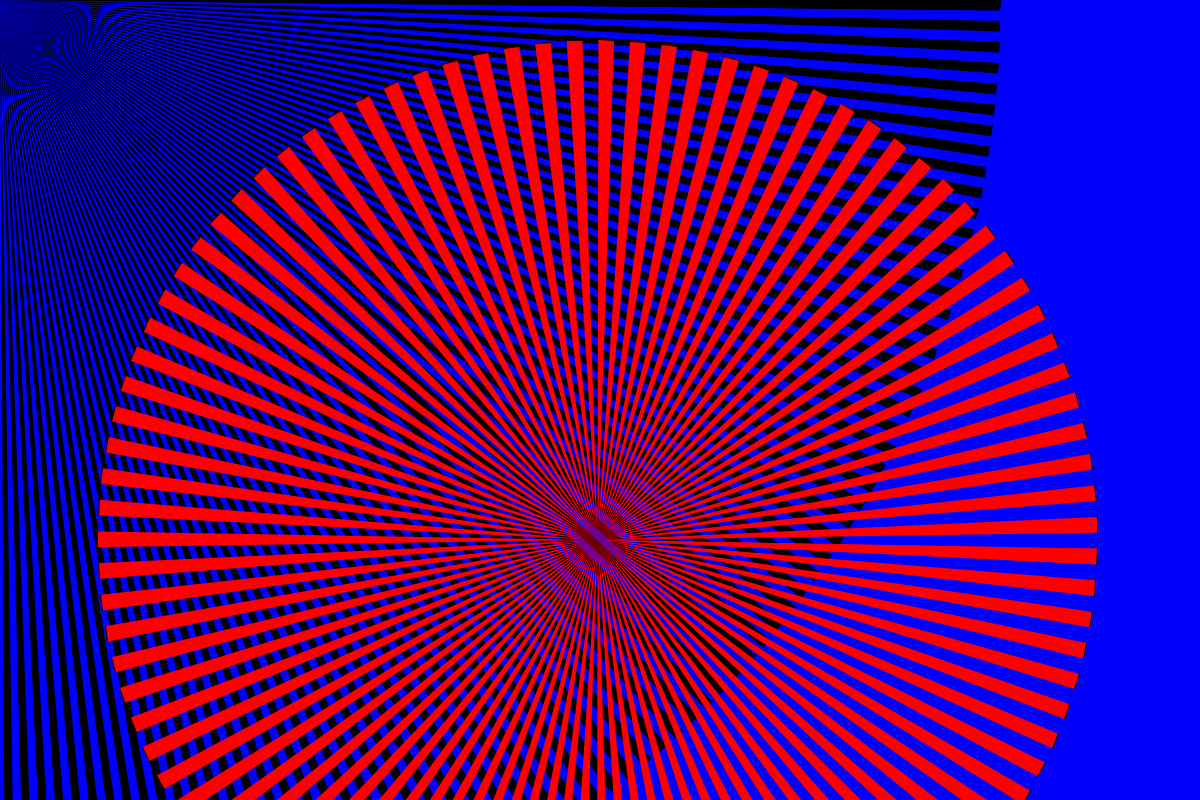
Frame 1 (no input)
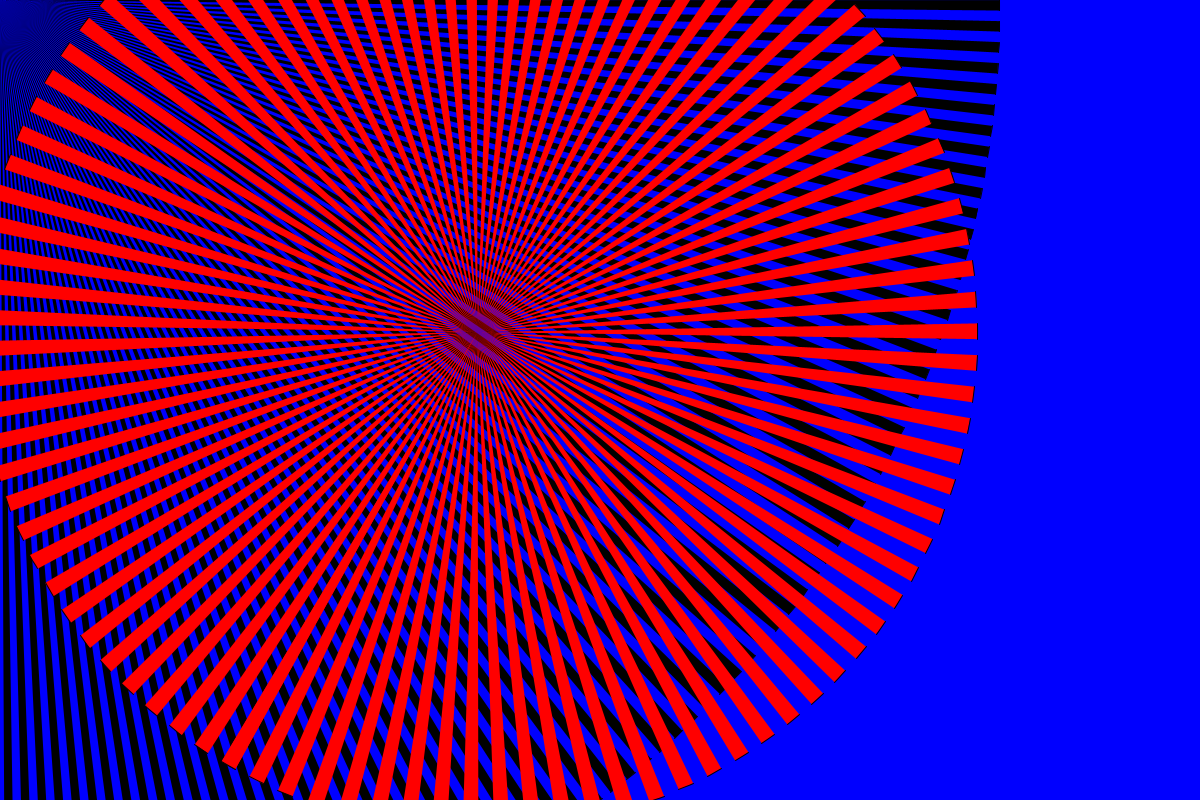
Frame 60 (the mouse pressed at the canvas centre just before this capture)
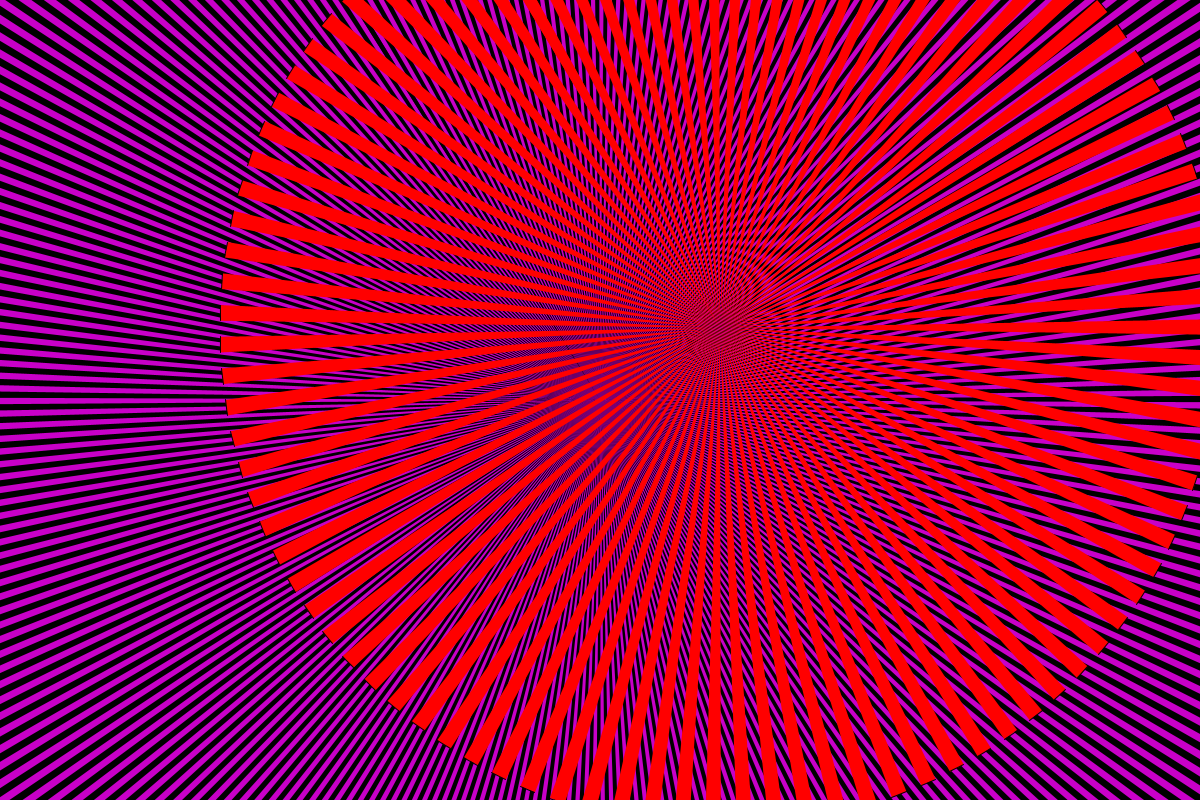
Frame 120 (the mouse held since frame 60 and released just before this capture)

The Processing sketch that drew these frames (run headless with seeded random() and noise(); from frame 60 on, the mouse is pressed at the canvas centre):

// Processing sketch: processing_50553
// ── processing_50553.pde

float theta;
float inc;

float Redval = 192;
float Grnval = 64;
float Bluval = 0;
color MyColor;



void setup() {
size (1200, 800);
smooth();
theta = 0;
inc = 0.0;
}

void mouseDragged(){
  color c0 = color (199, 172, 115);
  color c1 = color (4,0,0);
  size(1200, 800);
  noStroke();
  int numSteps = 700;
  for (int i=0; i<numSteps; i++){
    float a = i/(numSteps-1.0);
    
    colorMode(RGB);
    fill(lerpColor(c0, c1, a));
    inc = 0.7;
  }
}



void draw(){
background (0, 0, 255);
if (mousePressed == true){
background (200, 0, 200);
}
pushMatrix();
translate(mouseX, mouseY);
rotate(radians(theta));
fill(0, 0, 0);
drawShape();
theta++;
popMatrix();

pushMatrix();
translate(width/2, height/2);
rotate(radians(theta));
translate(0, 140);
fill(255, 0, 0);
drawShape2();
theta++;
popMatrix();
}

void updateBlueValue(){
  if (mouseButton == LEFT){
    Bluval = map(mouseX, 0, 599, 0, 255);
  } else {
    Bluval = 0;
  }
  MyColor = color(255);
}

void drawShape(){
int numSpokes = 300;
for (int i=0; i<numSpokes; i++){
float t0 = map(i, 0, numSpokes-1, 0, TWO_PI);
float t1= t0 + (TWO_PI/(2*numSpokes));
arc(0, 0, 2000, 2000, t0, t1);
}
}

void drawShape2() {
int numSpokes = 100;
for (int i=0; i<numSpokes; i++){
float t0 = map(i, 0, numSpokes-1, 0, TWO_PI);
float t1= t0 + (TWO_PI/(2*numSpokes));
arc(0, 0, 1000, 1000, t0, t1);
}

line(1000, 0, 0, 1000);
color(100, 0, 200);
}
